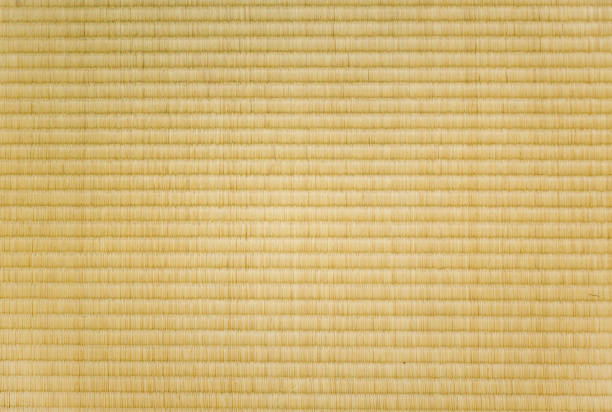
#> input picture simulator/floor1.jpg, 612 x 412 px, found by its file name
$ python simulator.py
#> lines starting #> are read from the running program, lines starting #| are printed output that depends on the picture
### controller/pantilt.py
from time import sleep
import numpy as np

class ServoControl:
    def __init__(self, servo, slewrate = 180/4):
        self.servo = servo
        self.slewrate = slewrate # deg/s
        self.target = self.servo.angle
        self.last = self.servo.angle

    # [7 lines left out: function set_angle, not called in this run]

    def get_angle(self):
        return self.last

    def increment(self, delta):
        self.set_angle(self.target + delta)

    def update(self, dt):
        slew = self.slewrate * dt
        delta = self.target - self.last
        if delta != 0:
            if np.abs(delta) < slew:
                self.last = self.target
            else:
                self.last += np.sign(delta) * slew
        else:
            self.last = self.target

        self.servo.angle = self.last

    def disable(self):
        self.servo.angle = None

    def boundary(self):
        return (self.servo.min_angle, self.servo.max_angle)

class PanTilt:
    def __init__(self, pan, tilt):
        self._pan = pan
        self._tilt = tilt

    def update(self, dt):
        self._pan.update(dt)
        self._tilt.update(dt)

    def disable(self):
        self._pan.disable()
        self._tilt.disable()

    def pan(self, angle):
        self._pan.set_angle(angle)

    def tilt(self, angle):
        self._tilt.set_angle(angle)

    def get_pan(self):
        return self._pan.get_angle()

    def get_tilt(self):
        return self._tilt.get_angle()

    def increment_pan(self, delta):
        self._pan.increment(delta)

    def increment_tilt(self, delta):
        self._tilt.increment(delta)

    def get_pan_boundary(self):
        return self._pan.boundary()

    def get_tilt_boundary(self):
        return self._tilt.boundary()

### simulator/simulator.py
import cv2 as cv
import numpy as np
import os

basePath = os.path.basename(os.path.dirname(__file__)) + "/"

TiltBounds = (5, 45)
PanBounds = (-25, 25)


def src(filename):
    return basePath + filename


class Cat:
    def __init__(self, x, y):
        img = cv.imread(src("cat1.png"), cv.IMREAD_UNCHANGED)
        self.img = cv.resize(img, (400, 600), interpolation=cv.INTER_NEAREST)
        self.x = x
        self.y = y
        self.spd = 10

    def update(self, lazerPos):
        if lazerPos[0] < self.x:
            vx = -1 * self.spd
        else:
            vx = 1 * self.spd

        if lazerPos[1] < self.y:
            vy = -1 * self.spd
        else:
            vy = 1 * self.spd

        self.x += vx
        self.y += vy

    def draw(self, img):
        (w_2, h_2) = (self.img.shape[1] // 2, self.img.shape[0] // 2)
        (xoffset, yoffset) = (self.x - w_2, self.y - h_2)
        (ymin, ymax, xmin, xmax) = (
            yoffset,
            yoffset + 2 * h_2,
            xoffset,
            xoffset + 2 * w_2,
        )
        if xmax < 0 or ymax < 0 or xmin >= img.shape[1] or ymin >= img.shape[0]:
            return  # Nothing to draw
        if ymin < 0:
            ymin = 0
        if ymax >= img.shape[0]:
            ymax = img.shape[0] - 1
        if xmin < 0:
            xmin = 0
        if xmax >= img.shape[1]:
            xmax = img.shape[1] - 1
        sub_img = img[ymin:ymax, xmin:xmax]
        b, g, r, mask = cv.split(
            self.img.copy()[
                ymin - yoffset : ymax - yoffset, xmin - xoffset : xmax - xoffset
            ]
        )
        _, mask = cv.threshold(mask, 100, 255, cv.THRESH_BINARY_INV)
        sub_img = cv.bitwise_and(sub_img, sub_img, mask=mask)

        res = cv.addWeighted(cv.merge([b, g, r]), 1, sub_img, 1, 0)

        # Putting the image back to its position
        img[ymin:ymax, xmin:xmax] = res


class Room:
    def __init__(self, roomSize=(3000, 3000)):
        self.size = roomSize


class Servo:
    def __init__(self, angle, min, max):
        self._angle = angle
        self.min_angle = min
        self.max_angle = max

    @property
    def angle(self):
        return self._angle

    @angle.setter
    def angle(self, input):
        if input < self.min_angle:
            input = self.min_angle
        if input > self.max_angle:
            input = self.max_angle
        self._angle = input


class Camera:
    vfov = 48.8
    hfov = 62.2
    imageSize = (640, 480)

    def __init__(self, pantilt, height=1800, room=Room()):
#> called with height = 1800
        self.pantilt = pantilt
        self.height = height
        self.room = room

    def center(self):
        return self.floor_intersection(self.pantilt.get_pan(), self.pantilt.get_tilt())

    # The math isn't right here... but for an approximation it's ok.
    def floor_intersection(self, xangle, yangle):
        xrad, yrad = xangle * np.pi / 180, yangle * np.pi / 180
        dy = np.tan(yrad) * self.height
        dx = np.tan(xrad) * self.height

        x = self.room.size[0] / 2 + np.sin(xrad) * dy + np.cos(yrad) * dx
        y = self.room.size[1] - dy * np.cos(xrad)
        return (x, y)

    def projection_points(self):
        pan, tilt = self.pantilt.get_pan(), self.pantilt.get_tilt()
        tiltMin = tilt - __class__.vfov / 2
        tiltMax = tilt + __class__.vfov / 2
        panMin = pan - __class__.hfov / 2
        panMax = pan + __class__.hfov / 2

        return np.float32(
            [
                self.floor_intersection(panMin, tiltMin),
                self.floor_intersection(panMin, tiltMax),
                self.floor_intersection(panMax, tiltMax),
                self.floor_intersection(panMax, tiltMin),
            ]
        )

    def projection(self):
        pts = self.projection_points()

        xMin, xMax = 0, __class__.imageSize[0]
        yMin, yMax = 0, __class__.imageSize[1]
        lens = np.float32(
            [
                [xMin, yMax],
                [xMin, yMin],
                [xMax, yMin],
                [xMax, yMax],
            ]
        )

        # Apply Perspective Transform Algorithm
        return cv.getPerspectiveTransform(pts, lens)

    def take_frame(self, image, projection):
        return cv.warpPerspective(image, projection, __class__.imageSize)


class Simulation:
    def __init__(self, room, camera, floorSrc=src("floor1.jpg")):
#> called with floorSrc = 'simulator/floor1.jpg'
        self.room = room
        self.camera = camera
        self.lazerOn = False

        self.blankRoom = cv.cvtColor(
            np.zeros((self.room.size[1], self.room.size[0]), dtype="uint8"),
            cv.COLOR_GRAY2BGR,
        )
#> self.blankRoom: shape (3000, 3000, 3); every value is 0

        self.floortexture = cv.resize(
            np.tile(cv.imread(floorSrc), (3, 3, 1)),
            self.room.size,
        )
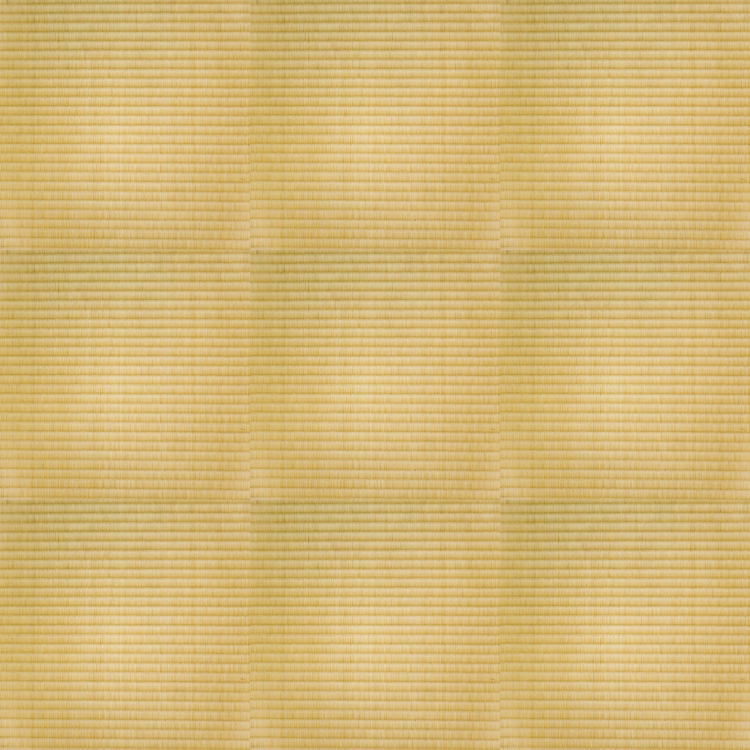
#> self.floortexture: shape (3000, 3000, 3) (shown at 1/4 size); mean B, G, R 118, 183.1, 211.6
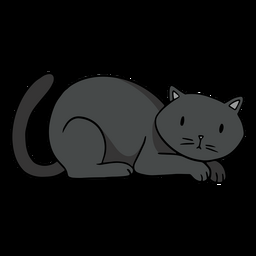
#> input picture simulator/cat1.png, 256 x 256 px, found by its file name
#> in __init__, img is the input picture: shape (256, 256, 4); mean B, G, R, A 17.9, 17.9, 17.3, 73.8
        self.floor = self.floortexture.copy()
        self.cats = []

    def add_cat(self, cat: Cat):
        self.cats.append(cat)

    def update(self):
        matrix = self.camera.projection()
        invMatrix = np.linalg.inv(matrix)
        self.floor = self.floortexture.copy()

        if self.lazerOn:
            # Compute lazer position using matrix equation in https://docs.opencv.org/4.x/da/d54/group__imgproc__transform.html.
            lx, ly = Camera.imageSize[0] // 2, Camera.imageSize[1] // 2
            lazerx = (invMatrix[0, 0] * lx + invMatrix[0, 1] * ly + invMatrix[0, 2]) / (
                invMatrix[2, 0] * lx + invMatrix[2, 1] * ly + invMatrix[2, 2]
            )
            lazery = (invMatrix[1, 0] * lx + invMatrix[1, 1] * ly + invMatrix[1, 2]) / (
                invMatrix[2, 0] * lx + invMatrix[2, 1] * ly + invMatrix[2, 2]
            )

            lazerPos = (lazerx, lazery)

            for c in self.cats:
                c.update(lazerPos)
            cv.circle(
                self.floor,
                (int(lazerPos[0]), int(lazerPos[1])),
                10,
                (120, 120, 255),
                thickness=cv.FILLED,
            )

        for c in self.cats:
            c.draw(self.floor)
#> this loop made 1 pass
#> pass 1, in draw, `sub_img = img[ymin:ymax, xmin:xmax]`:
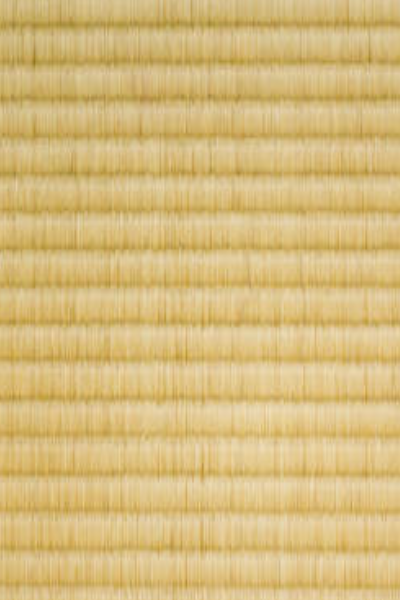
#> sub_img: shape (600, 400, 3); mean B, G, R 124.5, 187.7, 214.9
#> pass 1, in draw, `b, g, r, mask = cv.split( self.img.copy()[ ymin - yoffset : ymax - yof..`:
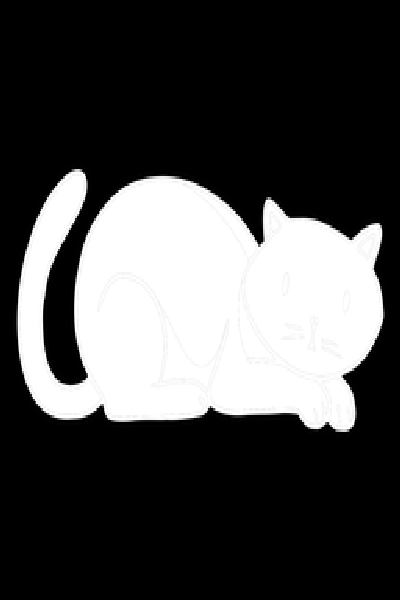
#> mask: shape (600, 400); min 0, max 255, mean 73.7

        # print('pan: {:.1f}, tilt: {:.1f}'.format(self.camera.pantilt.get_pan(), self.camera.pantilt.get_tilt()))

        frame = self.camera.take_frame(self.floor, matrix)
        frame = cv.flip(frame, -1)  # rotate 180deg to simulate camera hanging off roof.
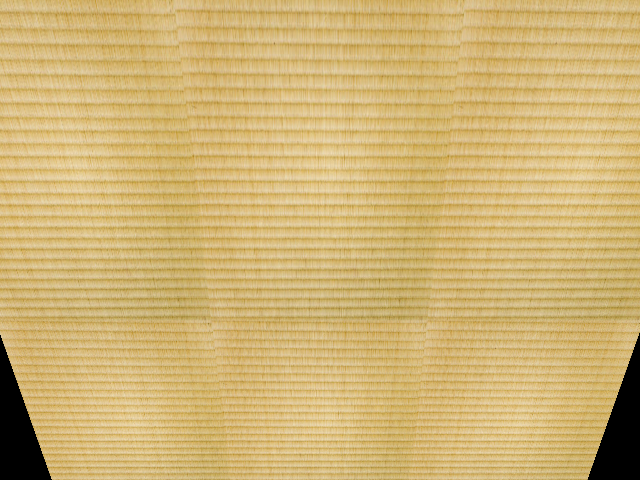
#> frame: shape (480, 640, 3); mean B, G, R 116.3, 179.5, 207.5

        ones = np.ones((Camera.imageSize[1], Camera.imageSize[0]), dtype="uint8")
        light = cv.merge([0 * ones, 255 * ones, 255 * ones])
        cameraArea = cv.warpPerspective(light, invMatrix, self.room.size)

        floorOverlay = cv.addWeighted(self.floor.copy(), 0.8, cameraArea, 0.2, 1)
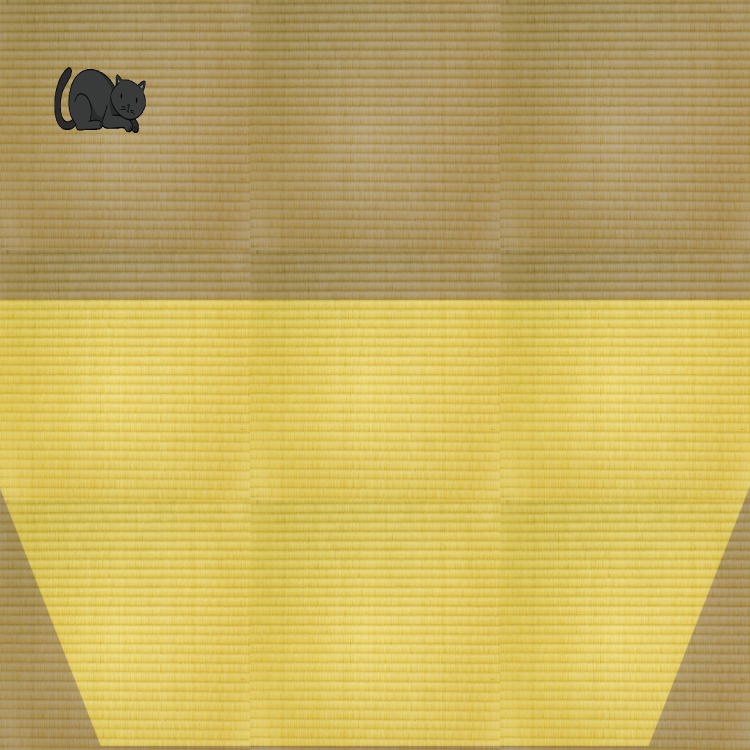
#> floorOverlay: shape (3000, 3000, 3) (shown at 1/4 size); mean B, G, R 95, 174.6, 197.2

        cv.imshow("Floor", cv.resize(floorOverlay, Camera.imageSize))
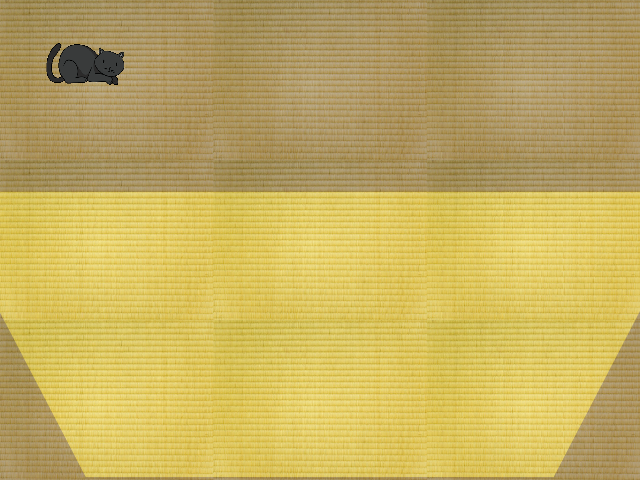
#> window 'Floor': shape (480, 640, 3); mean B, G, R 94.9, 174.5, 197.1

        return frame


# Manual Control
if __name__ == "__main__":
    from controller.pantilt import PanTilt, ServoControl

    panCtl = ServoControl(Servo(0, PanBounds[0], PanBounds[1]))
    tiltCtl = ServoControl(
        Servo((TiltBounds[0] + TiltBounds[1]) / 2, TiltBounds[0], TiltBounds[1])
    )
    pantilt = PanTilt(panCtl, tiltCtl)

    room = Room()
    camera = Camera(pantilt)
    sim = Simulation(room=room, camera=camera)
    sim.add_cat(Cat(400, 400))

    while True:
        frame = sim.update()
        pantilt.update(0.01)
        cv.imshow("Camera", frame)

        pressed = cv.waitKey(10)
#> (key Esc is pressed here)

        if pressed == -1:
            continue

        UP = 0
        DOWN = 1
        LEFT = 2
        RIGHT = 3

        if pressed is UP:
            pantilt.increment_tilt(1)
        elif pressed is DOWN:
            pantilt.increment_tilt(-1)
        elif pressed is LEFT:
            pantilt.increment_pan(-1)
        elif pressed is RIGHT:
            pantilt.increment_pan(1)
        else:
            exit(0)
#> (the program exits here)
